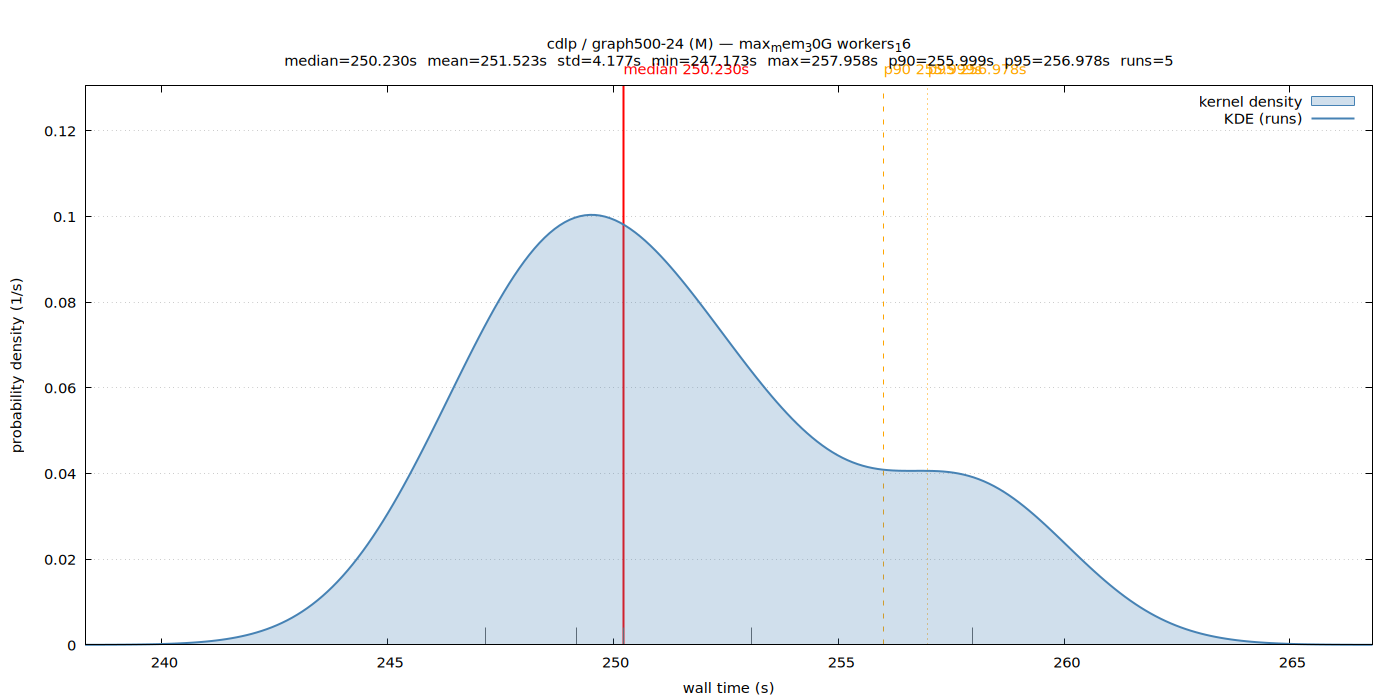

This figure's gnuplot source:
set terminal pngcairo size 1400,700 enhanced font 'Sans,11'
set output '/home/ubuntu/nvm/gfrs/cdlp/M/graph500-24/max_mem_30G_workers_16/wall_time.png'
set title "cdlp / graph500-24 (M) — max_mem_30G workers_16\nmedian=250.230s  mean=251.523s  std=4.177s  min=247.173s  max=257.958s  p90=255.999s  p95=256.978s  runs=5"
set xlabel 'wall time (s)'
set ylabel 'probability density (1/s)'
set tmargin 5
set yrange [0:0.130497]
set xrange [238.299668:266.831420]
set grid y
set key top right
set arrow from 250.230070,0 to 250.230070,0.130497 nohead lc rgb 'red' lw 2
set label 'median 250.230s' at 250.230070,0.130497 offset char 0,1 tc rgb 'red'
set arrow from 255.999035,0 to 255.999035,0.130497 nohead lc rgb 'orange' lw 1 dt 2
set label 'p90 255.999s' at 255.999035,0.130497 offset char 0,1 tc rgb 'orange'
set arrow from 256.978344,0 to 256.978344,0.130497 nohead lc rgb 'orange' lw 1 dt 3
set label 'p95 256.978s' at 256.978344,0.130497 offset char 0,1 tc rgb 'orange'
set arrow from 250.230070,0 to 250.230070,0.00401529 nohead lc rgb '#666666' lw 1
set arrow from 253.061107,0 to 253.061107,0.00401529 nohead lc rgb '#666666' lw 1
set arrow from 257.957653,0 to 257.957653,0.00401529 nohead lc rgb '#666666' lw 1
set arrow from 249.191731,0 to 249.191731,0.00401529 nohead lc rgb '#666666' lw 1
set arrow from 247.173435,0 to 247.173435,0.00401529 nohead lc rgb '#666666' lw 1
plot '/home/ubuntu/nvm/gfrs/cdlp/M/graph500-24/max_mem_30G_workers_16/wall_time.dat' using 1:2 with filledcurves y=0 lc rgb '#4682b4' fs transparent solid 0.25 title 'kernel density', \
     '/home/ubuntu/nvm/gfrs/cdlp/M/graph500-24/max_mem_30G_workers_16/wall_time.dat' using 1:2 with lines lw 2 lc rgb '#4682b4' title 'KDE (runs)'
